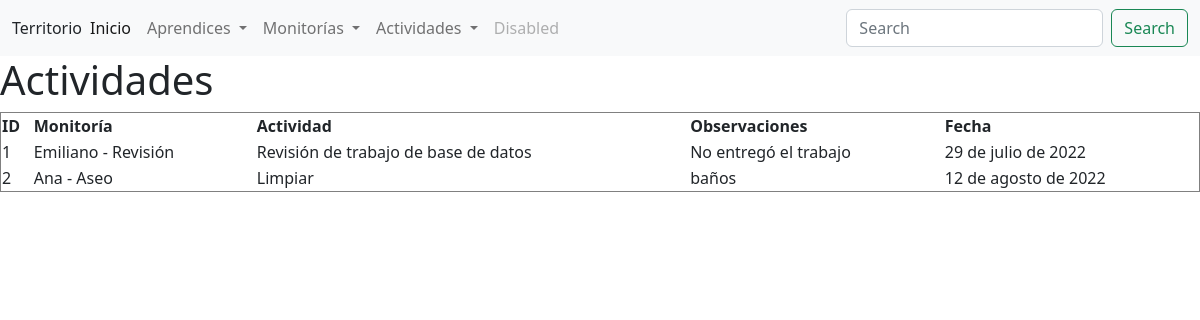
/territorio/actividades/, run on an earlier commit of the app's database.
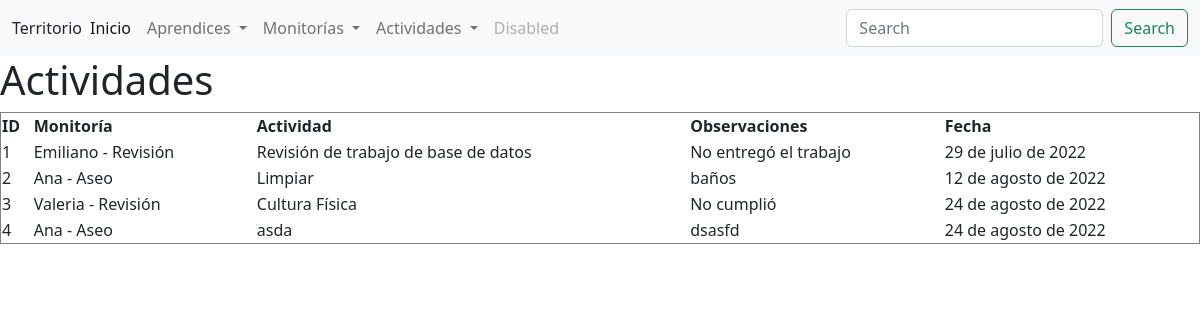
And on a later commit of the database.
### territorio/models.py (models this page shows, shortened)
class Actividades(models.Model):
    monitoria = models.ForeignKey(Monitorias, on_delete= models.DO_NOTHING)
    actividad = models.CharField(max_length=254)
    observaciones = models.TextField()
    fecha = models.DateField(auto_now_add= True)#El auto_now_add solo tiene valores True o False

class Monitorias(models.Model):
    cat = models.CharField(max_length=100)
    aprendiz = models.ForeignKey(Aprendiz, on_delete= models.DO_NOTHING)
    fechaInicio = models.DateTimeField()
    fechaFinal = models.DateTimeField()
    def __str__(self):
        return f"{self.aprendiz} - {self.cat}"#Este string, es el que me trae los valores solicitados

class Aprendiz(models.Model):
    nombre = models.CharField(max_length=200)
    apellido = models.CharField(max_length=200)
    cedula = models.IntegerField()
    fecha_nacimiento = models.DateField()#Si no quiero valores por defecto, hago la migración, y le doy 1, y le pongo una fecha por defecto temporal
    def __str__(self): #Si no ponemos esto, para devolver algo de la clase aprendiz
        return f"{self.nombre}"

### territorio/views.py (the view)
# urls.py: path('actividades/', views.listarActividades, name='actividades'),
def listarActividades(request):
    a = Actividades.objects.all()
    contexto = {'datos': a}
    return render(request, 'territorio/actividades/listar_actividades.html', contexto)

### territorio/templates/territorio/actividades/listar_actividades.html
{% extends "territorio/base.html" %}
{% block body %}
    <h1>Actividades</h1>
    {% if datos %}
    <table border="1" width="100%">
        <thead>
            <th>ID</th>
            <th>Monitoría</th>
            <th>Actividad</th>
            <th>Observaciones</th>
            <th>Fecha</th>
        </thead>
        <tbody>
            {% for re in datos %}
            <tr>
                <td>{{ re.id }}</td>
                <td>{{ re.monitoria }}</td>
                <td>{{ re.actividad }}</td>
                <td>{{ re.observaciones }}</td>
                <td>{{ re.fecha }}</td>
            </tr>
            {% endfor %}
        </tbody>
    </table>
    {% else %}
        <h1>No hay datos</h1>
    {% endif %}
{% endblock %}

### territorio/templates/territorio/base.html (shortened to what this page needs)
{% load static %}
<!DOCTYPE html>
<html lang="en">
<head>
    <link rel="stylesheet" href="{% static 'territorio/css/territorio.css' %}">
    <link rel="stylesheet" href="{% static 'territorio/css/bootstrap.min.css' %}">
</head>
<body>
    <nav class="navbar navbar-expand-lg bg-light">
        <div class="container-fluid">
            <a class="nav-link active" aria-current="page" href="{% url 'territorio:index' %}">Territorio</a>
            <div class="collapse navbar-collapse" id="navbarSupportedContent">
                <ul class="navbar-nav me-auto mb-2 mb-lg-0">
                    <li class="nav-item">
                        <a class="nav-link active" aria-current="page" href="{% url 'territorio:index' %}">Inicio</a>
                    </li>
                    <li class="nav-item dropdown">
                        <a class="nav-link dropdown-toggle" href="#" role="button" data-bs-toggle="dropdown"
                            aria-expanded="false">
                            Aprendices
                        </a>
                    </li>
                    <li class="nav-item dropdown">
                        <a class="nav-link dropdown-toggle" href="#" role="button" data-bs-toggle="dropdown"
                            aria-expanded="false">
                            Monitorías
                        </a>
                    </li>
                    <li class="nav-item dropdown">
                        <a class="nav-link dropdown-toggle" href="#" role="button" data-bs-toggle="dropdown"
                            aria-expanded="false">
                            Actividades
                        </a>
                    </li>
                    <li class="nav-item">
                        <a class="nav-link disabled">Disabled</a>
                    </li>
                </ul>
                <form class="d-flex" role="search">
                    <input class="form-control me-2" type="search" placeholder="Search" aria-label="Search">
                    <button class="btn btn-outline-success" type="submit">Search</button>
                </form>
            </div>
        </div>
    </nav>
    {% block body %}
    {% endblock %}
</body>
</html>

What changed in the data, as far as the page shows it:
added Actividades: id "3", monitoria "Valeria - Revisión", actividad "Cultura Física", observaciones "No cumplió", fecha "24 de agosto de 2022"
added Actividades: id "4", monitoria "Ana - Aseo", actividad "asda", observaciones "dsasfd", fecha "24 de agosto de 2022"
